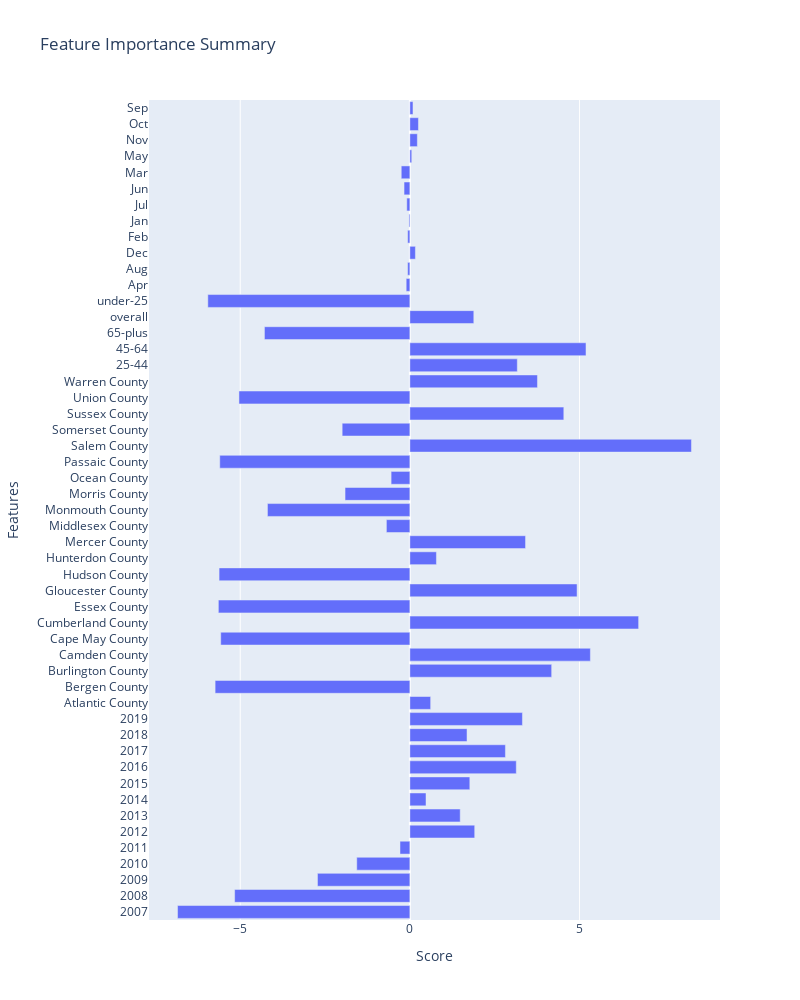

Notebook code cell kept with this figure:
### Code cell
# categorical columns ml feature importance

labels = labels.apply(pd.to_numeric)

X_train, X_test, y_train, y_test = train_test_split(categorical_ml, labels.values.ravel(),test_size=0.25,random_state=0)
categorical_ml_log = LogisticRegression(random_state=0,class_weight='balanced')
categorical_ml_log.fit(X_train,y_train)
y_pred = categorical_ml_log.predict(X_test)
print('Classification Report:\n',classification_report(y_test, y_pred))
importance = categorical_ml_log.coef_.flatten()
df = pd.DataFrame(importance,categorical_ml.columns)

# plotting
fig = px.bar(data_frame=importance, y=categorical_ml.columns, x=importance, orientation='h', width=800, height=1000,\
    title='Feature Importance Summary')
fig.update_layout(xaxis_title="Score",yaxis_title="Features",)
fig.show()

### Figure 1 — Plotly figure (JSON) as saved in the notebook; plotly's stock layout.template omitted (floating-point values rounded to 4 significant figures)
{"data": [{"alignmentgroup": "True", "hovertemplate": "x=%{x}<br>y=%{y}<extra></extra>", "legendgroup": "", "marker": {"color": "#636efa", "pattern": {"shape": ""}}, "name": "", "offsetgroup": "", "orientation": "h", "showlegend": false, "textposition": "auto", "type": "bar", "x": [-6.847, -5.164, -2.723, -1.565, -0.2912, 1.911, 1.484, 0.4763, 1.767, 3.136, 2.816, 1.685, 3.317, 0.6128, -5.74, 4.179, 5.32, -5.574, 6.742, -5.644, 4.928, -5.623, 0.7829, 3.409, -0.692, -4.197, -1.91, -0.5533, -5.603, 8.299, -1.995, 4.537, -5.037, 3.761, 3.166, 5.191, -4.287, 1.884, -5.955, -0.1088, -0.06588, 0.163, -0.06474, -0.02696, -0.09073, -0.1715, -0.2542, 0.05533, 0.2206, 0.2527, 0.09156], "xaxis": "x", "y": ["2007", "2008", "2009", "2010", "2011", "2012", "2013", "2014", "2015", "2016", "2017", "2018", "2019", "Atlantic County", "Bergen County", "Burlington County", "Camden County", "Cape May County", "Cumberland County", "Essex County", "Gloucester County", "Hudson County", "Hunterdon County", "Mercer County", "Middlesex County", "Monmouth County", "Morris County", "Ocean County", "Passaic County", "Salem County", "Somerset County", "Sussex County", "Union County", "Warren County", "25-44", "45-64", "65-plus", "overall", "under-25", "Apr", "Aug", "Dec", "Feb", "Jan", "Jul", "Jun", "Mar", "May", "Nov", "Oct", "Sep"], "yaxis": "y"}], "layout": {"barmode": "relative", "height": 1000, "legend": {"tracegroupgap": 0}, "title": {"text": "Feature Importance Summary"}, "width": 800, "xaxis": {"anchor": "y", "domain": [0, 1], "title": {"text": "Score"}}, "yaxis": {"anchor": "x", "domain": [0, 1], "title": {"text": "Features"}}}}
